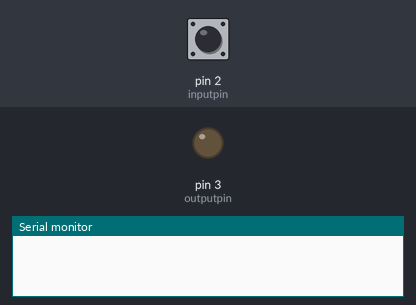
Recording of a sketch running on a simulated Arduino Uno, built with avr-gcc and run on an emulated ATmega328P. Parts: output pins drawn as LEDs (lit = HIGH), the last lines printed to the serial monitor. The inputs (shaded band) are chosen by the test bench; at power-on: pin 2 (inputpin) LOW.

Above: at 0.1 s.
At 5.0 s:
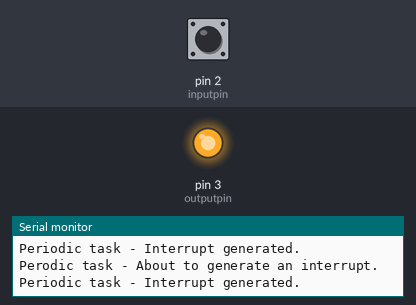
5.1 s: pin 2 (inputpin) driven HIGH
6.6 s: pin 2 (inputpin) pulsed LOW 5 times (0.12 s each, 0.3 s apart)
9.6 s: pin 2 (inputpin) pulsed LOW 5 times (0.12 s each, 0.3 s apart)
Timing chart, 0 to 12.6 s (numbered marks = the images above; inputs shaded):
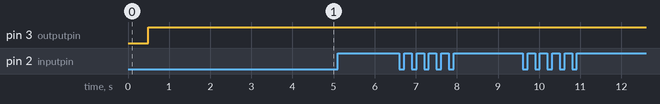

The sketch:

example013_Arduino_Mega2560.ino
```cpp
// (licence header left out)
/* FreeRTOS.org includes. */
#include "Arduino_FreeRTOS.h"
//#include "task.h"
#include "semphr.h"


/* The tasks to be created. */
static void vHandlerTask( void *pvParameters );
static void vPeriodicTask( void *pvParameters );

/* The service routine for the interrupt.  This is the interrupt that the task
will be synchronized with. */
static void vExampleInterruptHandler( void );

/*-----------------------------------------------------------*/

/* Declare a variable of type SemaphoreHandle_t.  This is used to reference the
semaphore that is used to synchronize a task with an interrupt. */
SemaphoreHandle_t xCountingSemaphore;


const uint8_t outputpin = 3;

const uint8_t inputpin = 2;


void setup( void )
{
  Serial.begin(9600);
  /* Before a semaphore is used it must be explicitly created.  In this example
  a counting semaphore is created.  The semaphore is created to have a maximum
  count value of 10, and an initial count value of 0. */
  xCountingSemaphore = xSemaphoreCreateCounting( 10, 0 );

  /* Install the interrupt handler. */
//  _dos_setvect( 0x82, vExampleInterruptHandler );

   pinMode(outputpin, OUTPUT);
   attachInterrupt(digitalPinToInterrupt(inputpin), vExampleInterruptHandler, RISING);

  /* Check the semaphore was created successfully. */
  if( xCountingSemaphore != NULL )
  {
    /* Create the 'handler' task.  This is the task that will be synchronized
    with the interrupt.  The handler task is created with a high priority to
    ensure it runs immediately after the interrupt exits.  In this case a
    priority of 3 is chosen. */
    xTaskCreate( vHandlerTask, "Handler", 200, NULL, 3, NULL );

    /* Create the task that will periodically generate a software interrupt.
    This is created with a priority below the handler task to ensure it will
    get preempted each time the handler task exist the Blocked state. */
    xTaskCreate( vPeriodicTask, "Periodic", 200, NULL, 1, NULL );

    /* Start the scheduler so the created tasks start executing. */
    vTaskStartScheduler();
  }

    /* If all is well we will never reach here as the scheduler will now be
    running the tasks.  If we do reach here then it is likely that there was
    insufficient heap memory available for a resource to be created. */
  for( ;; );
//  return 0;
}
/*-----------------------------------------------------------*/

static void vHandlerTask( void *pvParameters )
{
  /* As per most tasks, this task is implemented within an infinite loop. */
  for( ;; )
  {
    /* Use the semaphore to wait for the event.  The semaphore was created
    before the scheduler was started so before this task ran for the first
    time.  The task blocks indefinitely meaning this function call will only
    return once the semaphore has been successfully obtained - so there is no
    need to check the returned value. */
    xSemaphoreTake( xCountingSemaphore, portMAX_DELAY );

    /* To get here the event must have occurred.  Process the event (in this
    case we just print out a message). */
    Serial.print( "Handler task - Processing event.\r\n" );
  }
}
/*-----------------------------------------------------------*/

static void vPeriodicTask( void *pvParameters )
{
  /* As per most tasks, this task is implemented within an infinite loop. */
  for( ;; )
  {
    /* This task is just used to 'simulate' an interrupt.  This is done by
    periodically generating a software interrupt. */
    vTaskDelay( 500 / portTICK_PERIOD_MS );

    /* Generate the interrupt, printing a message both before hand and
    afterwards so the sequence of execution is evident from the output. */
    Serial.print( "Perodic task - About to generate an interrupt.\r\n" );

    digitalWrite(outputpin, LOW);
    digitalWrite(outputpin, HIGH);

    Serial.print( "Periodic task - Interrupt generated.\r\n\r\n\r\n" );
  }
}
/*-----------------------------------------------------------*/

static void vExampleInterruptHandler( void )
{
BaseType_t xHigherPriorityTaskWoken;

  xHigherPriorityTaskWoken = pdFALSE;

  /* 'Give' the semaphore multiple times.  The first will unblock the handler
  task, the following 'gives' are to demonstrate that the semaphore latches
  the events to allow the handler task to process them in turn without any
  events getting lost.  This simulates multiple interrupts being taken by the
  processor, even though in this case the events are simulated within a single
  interrupt occurrence.*/
  xSemaphoreGiveFromISR( xCountingSemaphore, (BaseType_t*)&xHigherPriorityTaskWoken );
  xSemaphoreGiveFromISR( xCountingSemaphore, (BaseType_t*)&xHigherPriorityTaskWoken );
  xSemaphoreGiveFromISR( xCountingSemaphore, (BaseType_t*)&xHigherPriorityTaskWoken );

  if( xHigherPriorityTaskWoken == pdTRUE )
  {
    /* Giving the semaphore unblocked a task, and the priority of the
    unblocked task is higher than the currently running task - force
    a context switch to ensure that the interrupt returns directly to
    the unblocked (higher priority) task.

    NOTE: The syntax for forcing a context switch is different depending
    on the port being used.  Refer to the examples for the port you are
    using for the correct method to use! */
    // portSWITCH_CONTEXT();
    vPortYield();
  }
}
//---------------------------------------------------------------
void loop() {}
```
